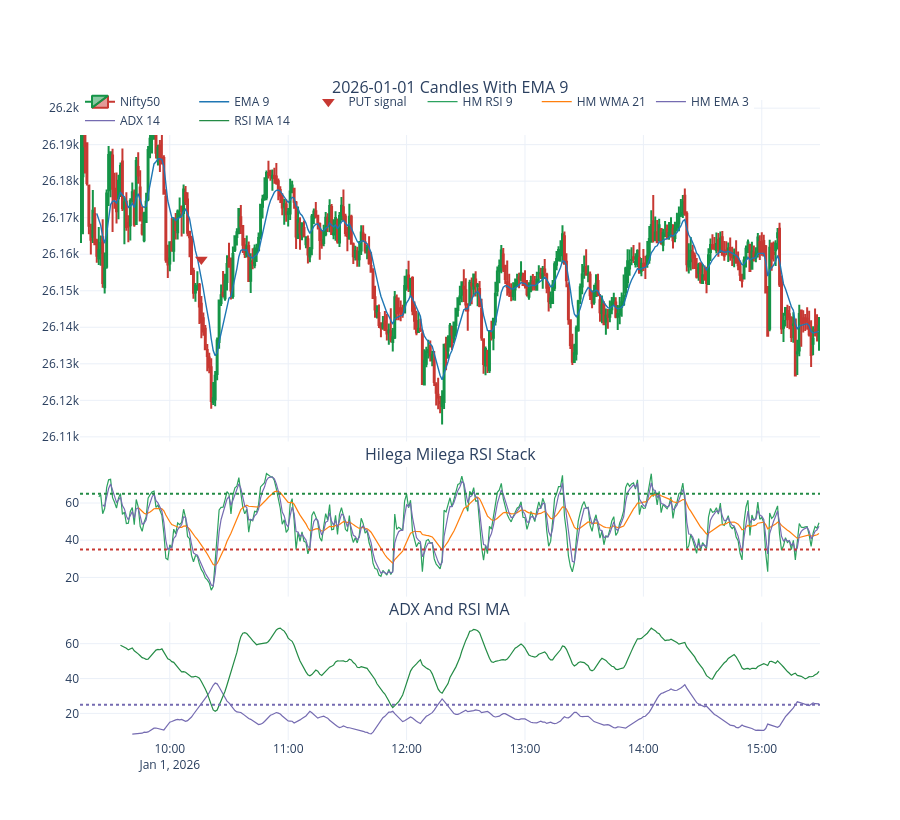

Here is the notebook cell this chart was saved with:
### Markdown cell above
## One Day Candlestick View

### Code cell
ONE_DAY = first_signal_or_latest_day(strategy)
day_df = show_day_slice(strategy, ONE_DAY)

fig = make_subplots(
    rows=3,
    cols=1,
    shared_xaxes=True,
    row_heights=[0.58, 0.22, 0.20],
    vertical_spacing=0.04,
    subplot_titles=(f"{ONE_DAY} Candles With EMA 9", "Hilega Milega RSI Stack", "ADX And RSI MA"),
)
fig.add_trace(
    go.Candlestick(
        x=day_df["timestamp"],
        open=day_df["open"],
        high=day_df["high"],
        low=day_df["low"],
        close=day_df["close"],
        name="Nifty50",
        increasing_line_color="#149447",
        decreasing_line_color="#c73832",
    ),
    row=1,
    col=1,
)
fig.add_trace(go.Scatter(x=day_df["timestamp"], y=day_df["ema_9"], name="EMA 9", line=dict(color="#1f77b4", width=1.4)), row=1, col=1)
add_signal_markers(fig, day_df, row=1, col=1)
fig.add_trace(go.Scatter(x=day_df["timestamp"], y=day_df["hm_rsi_9"], name="HM RSI 9", line=dict(color="#2ca25f", width=1.2)), row=2, col=1)
fig.add_trace(go.Scatter(x=day_df["timestamp"], y=day_df["hm_wma_21"], name="HM WMA 21", line=dict(color="#ff7f0e", width=1.2)), row=2, col=1)
fig.add_trace(go.Scatter(x=day_df["timestamp"], y=day_df["hm_ema_3"], name="HM EMA 3", line=dict(color="#756bb1", width=1.2)), row=2, col=1)
fig.add_hline(y=HM_PARAMS["hm_upper"], line_dash="dot", line_color="#238b45", row=2, col=1)
fig.add_hline(y=HM_PARAMS["hm_lower"], line_dash="dot", line_color="#c73832", row=2, col=1)
fig.add_trace(go.Scatter(x=day_df["timestamp"], y=day_df["adx_14"], name="ADX 14", line=dict(color="#756bb1", width=1.2)), row=3, col=1)
fig.add_trace(go.Scatter(x=day_df["timestamp"], y=day_df["rsi_ma_14"], name="RSI MA 14", line=dict(color="#238b45", width=1.2)), row=3, col=1)
fig.add_hline(y=HM_PARAMS["adx_threshold"], line_dash="dot", line_color="#756bb1", row=3, col=1)
fig.update_layout(height=820, template="plotly_white", hovermode="x unified", legend=dict(orientation="h", y=1.02))
fig.update_xaxes(rangeslider_visible=False)
fig.show()

### Figure 1 — Plotly figure (JSON) as saved in the notebook; plotly's stock layout.template omitted (floating-point values rounded to 4 significant figures; data arrays with more than 128 entries replaced by an {"elided": "..."} marker saying what was removed)
{"data": [{"close": {"elided": "375 float values"}, "decreasing": {"line": {"color": "#c73832"}}, "high": {"elided": "375 float values"}, "increasing": {"line": {"color": "#149447"}}, "low": {"elided": "375 float values"}, "name": "Nifty50", "open": {"elided": "375 float values"}, "type": "candlestick", "x": {"elided": "375 str values"}, "xaxis": "x", "yaxis": "y"}, {"line": {"color": "#1f77b4", "width": 1.4}, "name": "EMA 9", "type": "scatter", "x": {"elided": "375 str values"}, "xaxis": "x", "y": {"elided": "375 float values"}, "yaxis": "y"}, {"hovertemplate": "%{x}<br>PUT<extra></extra>", "marker": {"color": "#c73832", "size": 11, "symbol": "triangle-down"}, "mode": "markers", "name": "PUT signal", "type": "scatter", "x": ["2026-01-01T10:16:00.000000"], "xaxis": "x", "y": [26160.0], "yaxis": "y"}, {"line": {"color": "#2ca25f", "width": 1.2}, "name": "HM RSI 9", "type": "scatter", "x": {"elided": "375 str values"}, "xaxis": "x2", "y": {"elided": "375 float values"}, "yaxis": "y2"}, {"line": {"color": "#ff7f0e", "width": 1.2}, "name": "HM WMA 21", "type": "scatter", "x": {"elided": "375 str values"}, "xaxis": "x2", "y": {"elided": "375 float values"}, "yaxis": "y2"}, {"line": {"color": "#756bb1", "width": 1.2}, "name": "HM EMA 3", "type": "scatter", "x": {"elided": "375 str values"}, "xaxis": "x2", "y": {"elided": "375 float values"}, "yaxis": "y2"}, {"line": {"color": "#756bb1", "width": 1.2}, "name": "ADX 14", "type": "scatter", "x": {"elided": "375 str values"}, "xaxis": "x3", "y": {"elided": "375 float values"}, "yaxis": "y3"}, {"line": {"color": "#238b45", "width": 1.2}, "name": "RSI MA 14", "type": "scatter", "x": {"elided": "375 str values"}, "xaxis": "x3", "y": {"elided": "375 float values"}, "yaxis": "y3"}], "layout": {"annotations": [{"font": {"size": 16}, "showarrow": false, "text": "2026-01-01 Candles With EMA 9", "x": 0.5, "xanchor": "center", "xref": "paper", "y": 1, "yanchor": "bottom", "yref": "paper"}, {"font": {"size": 16}, "showarrow": false, "text": "Hilega Milega RSI Stack", "x": 0.5, "xanchor": "center", "xref": "paper", "y": 0.4264, "yanchor": "bottom", "yref": "paper"}, {"font": {"size": 16}, "showarrow": false, "text": "ADX And RSI MA", "x": 0.5, "xanchor": "center", "xref": "paper", "y": 0.184, "yanchor": "bottom", "yref": "paper"}], "height": 820, "hovermode": "x unified", "legend": {"orientation": "h", "y": 1.02}, "shapes": [{"line": {"color": "#238b45", "dash": "dot"}, "type": "line", "x0": 0, "x1": 1, "xref": "x2 domain", "y0": 65, "y1": 65, "yref": "y2"}, {"line": {"color": "#c73832", "dash": "dot"}, "type": "line", "x0": 0, "x1": 1, "xref": "x2 domain", "y0": 35, "y1": 35, "yref": "y2"}, {"line": {"color": "#756bb1", "dash": "dot"}, "type": "line", "x0": 0, "x1": 1, "xref": "x3 domain", "y0": 25, "y1": 25, "yref": "y3"}], "xaxis": {"anchor": "y", "domain": [0, 1], "matches": "x3", "rangeslider": {"visible": false}, "showticklabels": false}, "xaxis2": {"anchor": "y2", "domain": [0, 1], "matches": "x3", "rangeslider": {"visible": false}, "showticklabels": false}, "xaxis3": {"anchor": "y3", "domain": [0, 1], "rangeslider": {"visible": false}}, "yaxis": {"anchor": "x", "domain": [0.4664, 1]}, "yaxis2": {"anchor": "x2", "domain": [0.224, 0.4264]}, "yaxis3": {"anchor": "x3", "domain": [0, 0.184]}}}
